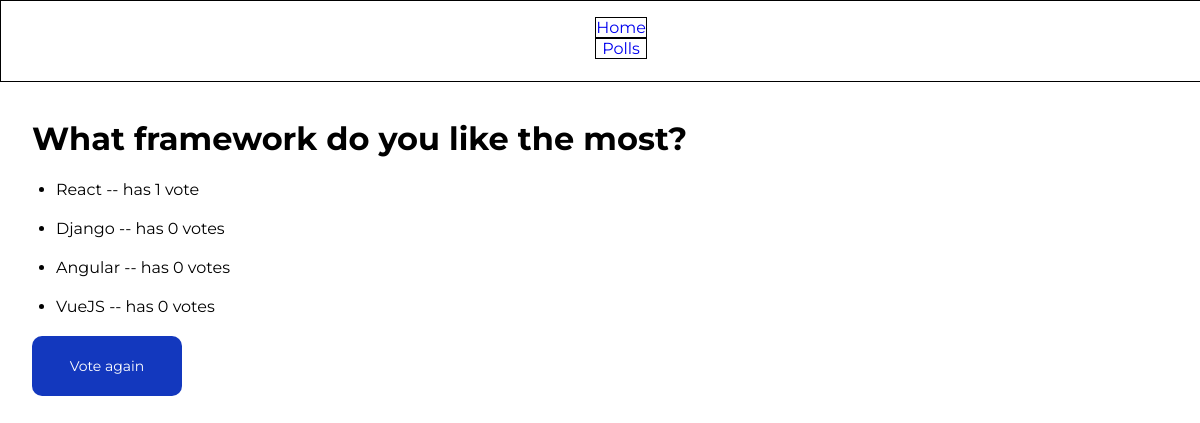
/polls/2/result/, run on the app's committed database.
### polls/models.py (models this page shows, shortened)
class Question(models.Model):
    question_text = models.CharField(max_length=200)
    pub_date = models.DateTimeField('date published') # provide "human-readable name for the column"

class Choice(models.Model):
    question = models.ForeignKey(Question, on_delete=models.CASCADE) # ea choice corresponds to question
    choice_text = models.CharField(max_length=200)
    votes = models.IntegerField(default=0)

### polls/views.py (the view)
# urls.py: path('<int:pk>/result/', views.ResultsView.as_view(), name='results'),
class ResultsView(generic.DetailView):
    model = Question
    template_name = 'polls/results.html'

### polls/templates/polls/results.html (shortened to what this page needs)
{% extends 'polls/_base.html' %}
{% load static %}
    {% block head %}
        <link rel="stylesheet" type="text/css" href="{% static 'polls/results.css' %}">
    {% endblock %}
{% block body %}
  <h1>{{ question.question_text }}</h1>
  <ul class="results-list">
      {% for choice in question.choice_set.all %}
        <li class="result-item">{{ choice.choice_text }} -- has {{ choice.votes }} vote{{ choice.votes|pluralize }}</li>
      {% endfor %}
  </ul>
    <div id="vote-again-container">
        <a href="{% url 'polls:detail' question.id %}" id="vote-again-link">Vote again</a>
    </div>
{% endblock %}

### polls/static/polls/style.css (style rules this page uses)
body { font-family: 'Montserrat', sans-serif; margin: 0; padding: 0; }
h1 { padding-left: 2rem; padding-top: 1rem; }
a { text-decoration: none; }

### polls/static/polls/results.css (style rules this page uses)
#vote-again-container { display: block; border-radius: 10px; width: 150px; height: 60px; text-align: center; color: white; background-color: #1338BE; margin-left: 2rem; position: relative; }
#vote-again-link { color: white; margin: 0; position: absolute; top: 50%; left: 50%; transform: translate(-50%, -50%); font-size: 14px; }
.results-list { padding-left: 3.5rem; }
.result-item { margin: 20px 0; }

### data on the page
Question: question_text "What framework do you like the most?"
Choice: choice_text "React", votes "1"
Choice: choice_text "Django", votes "0"
Choice: choice_text "Angular", votes "0"
Choice: choice_text "VueJS", votes "0"
